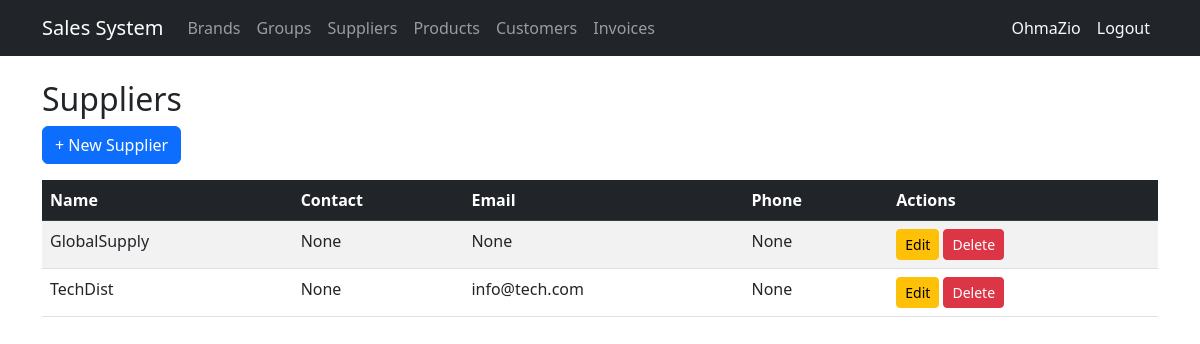
The app's page /suppliers/ (signed in), older data.
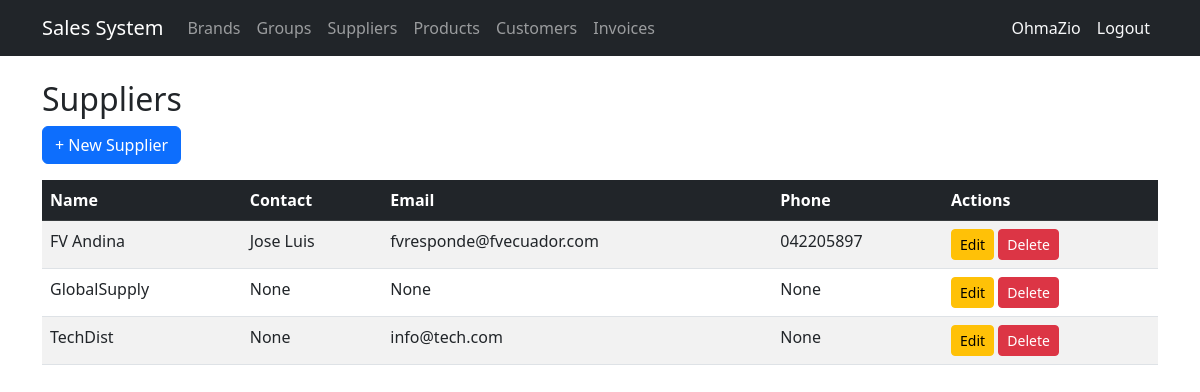
The same page, newer data.
### billing/models.py (models this page shows, shortened)
class Supplier(models.Model):
    name = models.CharField(max_length=200, verbose_name='Company Name')
    contact_name = models.CharField(max_length=200, blank=True, null=True)
    email = models.EmailField(blank=True, null=True)
    phone = models.CharField(max_length=20, blank=True, null=True)
    address = models.TextField(blank=True, null=True)
    is_active = models.BooleanField(default=True)
    created_at = models.DateTimeField(auto_now_add=True)
    updated_at = models.DateTimeField(auto_now=True)
    class Meta:
        verbose_name = 'Supplier'
        verbose_name_plural = 'Suppliers'
        ordering = ['name']

### billing/views.py (the view)
# urls.py: path('suppliers/', views.SupplierListView.as_view(), name='supplier_list'),
class SupplierListView(LoginRequiredMixin, ListView):
    model = Supplier; template_name = 'billing/supplier_list.html'; context_object_name = 'items'

### billing/templates/billing/supplier_list.html (shortened to what this page needs)
{% extends 'billing/base.html' %}
{% block content %}
<h2>Suppliers</h2>
<a href="{% url 'billing:supplier_create' %}" class="btn btn-primary mb-3">+ New Supplier</a>
<table class="table table-striped table-hover">
  <thead class="table-dark">
    <tr><th>Name</th><th>Contact</th><th>Email</th><th>Phone</th><th>Actions</th></tr>
  </thead>
  <tbody>
    {% for item in items %}
    <tr>
      <td>{{ item.name }}</td>
      <td>{{ item.contact_name }}</td>
      <td>{{ item.email }}</td>
      <td>{{ item.phone }}</td>
      <td>
        <a href="{% url 'billing:supplier_update' item.pk %}" class="btn btn-sm btn-warning">Edit</a>
        <a href="{% url 'billing:supplier_delete' item.pk %}" class="btn btn-sm btn-danger">Delete</a>
      </td>
    </tr>
    {% empty %}
    <tr><td colspan="5" class="text-center">No records.</td></tr>
    {% endfor %}
  </tbody>
</table>
{% endblock %}

Row changes from the older to the newer data that the page shows:
added Supplier: name "FV Andina", contact_name "Jose Luis", email "fvresponde@fvecuador.com", phone "042205897"
